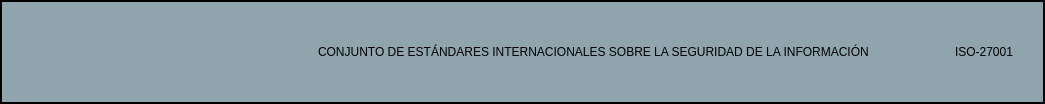
     <widget class="QFrame" name="header">
      <property name="enabled">
       <bool>true</bool>
      </property>
      <property name="maximumSize">
       <size>
        <width>16777215</width>
        <height>120</height>
       </size>
      </property>
      <property name="styleSheet">
       <string notr="true">border: 2px solid black;
background-color: rgb(144,164,173);</string>
      </property>
      <property name="frameShape">
       <enum>QFrame::StyledPanel</enum>
      </property>
      <property name="frameShadow">
       <enum>QFrame::Raised</enum>
      </property>
      <layout class="QHBoxLayout" name="horizontalLayout">
       <property name="leftMargin">
        <number>0</number>
       </property>
       <property name="topMargin">
        <number>0</number>
       </property>
       <property name="rightMargin">
        <number>0</number>
       </property>
       <property name="bottomMargin">
        <number>0</number>
       </property>
       <item>
        <spacer name="hs1">
         <property name="orientation">
          <enum>Qt::Horizontal</enum>
         </property>
         <property name="sizeHint" stdset="0">
          <size>
           <width>30</width>
           <height>20</height>
          </size>
         </property>
        </spacer>
       </item>
       <item>
        <widget class="QLabel" name="label">
         <property name="minimumSize">
          <size>
           <width>200</width>
           <height>100</height>
          </size>
         </property>
         <property name="styleSheet">
          <string notr="true">image: url(:/Logo_UTS/Logo_UTS.png);
background:transparent;
border: 0px solid black;</string>
         </property>
         <property name="text">
          <string/>
         </property>
        </widget>
       </item>
       <item>
        <spacer name="horizontalSpacer">
         <property name="orientation">
          <enum>Qt::Horizontal</enum>
         </property>
         <property name="sizeHint" stdset="0">
          <size>
           <width>80</width>
           <height>20</height>
          </size>
         </property>
        </spacer>
       </item>
       <item>
        <widget class="QLabel" name="label_2">
         <property name="styleSheet">
          <string notr="true">font: 75 17pt &quot;Times New Roman&quot;;
background:transparent;
border: 0px solid black;</string>
         </property>
         <property name="text">
          <string>CONJUNTO DE ESTÁNDARES INTERNACIONALES SOBRE LA SEGURIDAD DE LA INFORMACIÓN</string>
         </property>
        </widget>
       </item>
       <item>
        <spacer name="horizontalSpacer_6">
         <property name="orientation">
          <enum>Qt::Horizontal</enum>
         </property>
         <property name="sizeHint" stdset="0">
          <size>
           <width>80</width>
           <height>20</height>
          </size>
         </property>
        </spacer>
       </item>
       <item>
        <widget class="QLabel" name="label_8">
         <property name="styleSheet">
          <string notr="true">background:transparent;
font: 75 italic 14pt &quot;Times New Roman&quot;;
border: 0px solid black;</string>
         </property>
         <property name="text">
          <string>ISO-27001</string>
         </property>
        </widget>
       </item>
       <item>
        <spacer name="hs6">
         <property name="orientation">
          <enum>Qt::Horizontal</enum>
         </property>
         <property name="sizeHint" stdset="0">
          <size>
           <width>30</width>
           <height>20</height>
          </size>
         </property>
        </spacer>
       </item>
      </layout>
     </widget>
